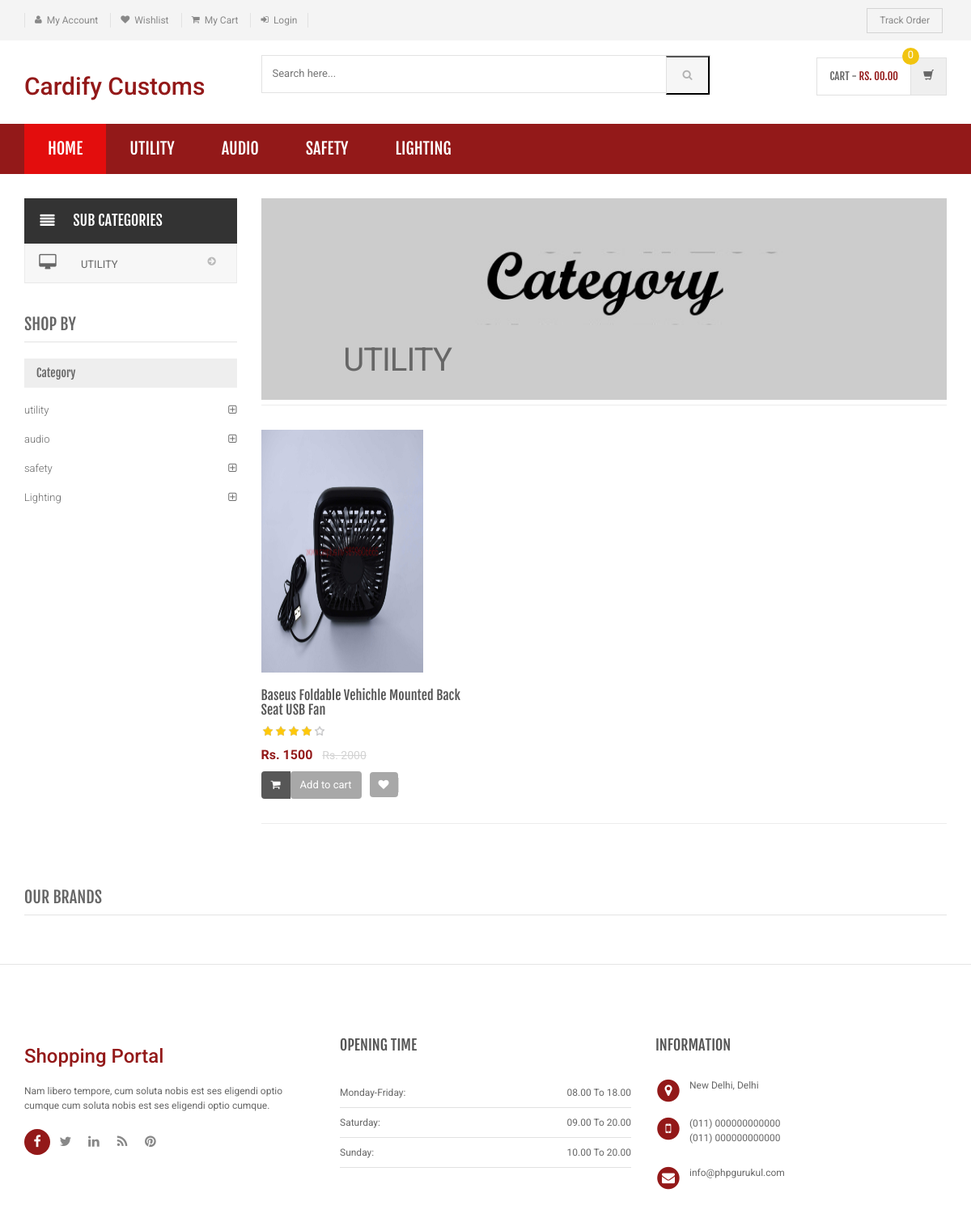
The page /category.php?cid=3 on the database its author committed.
### tables this page shows
CREATE TABLE `category` (
  `id` int(11) NOT NULL,
  `categoryName` varchar(255) DEFAULT NULL,
  `categoryDescription` longtext DEFAULT NULL,
  `creationDate` timestamp NOT NULL DEFAULT current_timestamp(),
  `updationDate` varchar(255) DEFAULT NULL
);

CREATE TABLE `subcategory` (
  `id` int(11) NOT NULL,
  `categoryid` int(11) DEFAULT NULL,
  `subcategory` varchar(255) DEFAULT NULL,
  `creationDate` timestamp NULL DEFAULT current_timestamp(),
  `updationDate` varchar(255) DEFAULT NULL
);

CREATE TABLE `products` (
  `id` int(11) NOT NULL,
  `category` int(11) NOT NULL,
  `subCategory` int(11) DEFAULT NULL,
  `productName` varchar(255) DEFAULT NULL,
  `productCompany` varchar(255) DEFAULT NULL,
  `productPrice` int(11) DEFAULT NULL,
  `productPriceBeforeDiscount` int(11) DEFAULT NULL,
  `productDescription` longtext DEFAULT NULL,
  `productImage1` varchar(255) DEFAULT NULL,
  `productImage2` varchar(255) DEFAULT NULL,
  `productImage3` varchar(255) DEFAULT NULL,
  `shippingCharge` int(11) DEFAULT NULL,
  `productAvailability` varchar(255) DEFAULT NULL,
  `postingDate` timestamp NULL DEFAULT current_timestamp(),
  `updationDate` varchar(255) DEFAULT NULL
);

### category.php (the view, shortened to what this page needs)
<?php
include('includes/config.php');
$cid=intval($_GET['cid']);
?>
<!DOCTYPE html>
<html lang="en">
	<head>
	    <link rel="stylesheet" href="assets/css/bootstrap.min.css">
	    <link rel="stylesheet" href="assets/css/main.css">
	    <link rel="stylesheet" href="assets/css/green.css">
	    <link rel="stylesheet" href="assets/css/owl.carousel.css">
		<link rel="stylesheet" href="assets/css/owl.transitions.css">
		<link href="assets/css/lightbox.css" rel="stylesheet">
		<link rel="stylesheet" href="assets/css/animate.min.css">
		<link rel="stylesheet" href="assets/css/rateit.css">
		<link rel="stylesheet" href="assets/css/bootstrap-select.min.css">
		<link rel="stylesheet" href="assets/css/config.css">
		<link href="assets/css/green.css" rel="alternate stylesheet" title="Green color">
		<link href="assets/css/blue.css" rel="alternate stylesheet" title="Blue color">
		<link href="assets/css/red.css" rel="alternate stylesheet" title="Red color">
		<link href="assets/css/orange.css" rel="alternate stylesheet" title="Orange color">
		<link href="assets/css/dark-green.css" rel="alternate stylesheet" title="Darkgreen color">
		<link rel="stylesheet" href="assets/css/font-awesome.min.css">
	</head>
    <body class="cnt-home">
<header class="header-style-1">
<?php include('includes/top-header.php');?>
<?php include('includes/main-header.php');?>
<?php include('includes/menu-bar.php');?>
</header>
<div class="body-content outer-top-xs">
	<div class='container'>
		<div class='row outer-bottom-sm'>
			<div class='col-md-3 sidebar'>
<div class="side-menu animate-dropdown outer-bottom-xs">
<div class="side-menu animate-dropdown outer-bottom-xs">
    <div class="head"><i class="icon fa fa-align-justify fa-fw"></i>Sub Categories</div>
    <nav class="yamm megamenu-horizontal" role="navigation">
        <ul class="nav">
            <li class="dropdown menu-item">
              <?php $sql=mysqli_query($con,"select id,subcategory  from subcategory where categoryid='$cid'");
while($row=mysqli_fetch_array($sql))
{
    ?>
                <a href="sub-category.php?scid=<?php echo $row['id'];?>" class="dropdown-toggle"><i class="icon fa fa-desktop fa-fw"></i>
                <?php echo $row['subcategory'];?></a>
                <?php }?>
</li>
</ul>
    </nav>
</div>
</div>
	            <div class="sidebar-module-container">
	            	<h3 class="section-title">shop by</h3>
	            	<div class="sidebar-filter">
<div class="sidebar-widget wow fadeInUp outer-bottom-xs ">
	<div class="widget-header m-t-20">
		<h4 class="widget-title">Category</h4>
	</div>
	<div class="sidebar-widget-body m-t-10">
	         <?php $sql=mysqli_query($con,"select id,categoryName  from category");
while($row=mysqli_fetch_array($sql))
{
    ?>
		<div class="accordion">
	    	<div class="accordion-group">
	            <div class="accordion-heading">
	                <a href="category.php?cid=<?php echo $row['id'];?>"  class="accordion-toggle collapsed">
	                   <?php echo $row['categoryName'];?>
	                </a>
	            </div>
	        </div>
	    </div>
	    <?php } ?>
	</div>
</div>
	            	</div>
	            </div>
            </div>
			<div class='col-md-9'>
	<div id="category" class="category-carousel hidden-xs">
		<div class="item">
			<div class="image">
				<img src="assets/images/banners/cat-banner-1.jpg" alt="" class="img-responsive">
			</div>
			<div class="container-fluid">
				<div class="caption vertical-top text-left">
					<div class="big-text">
						<br />
					</div>
					       <?php $sql=mysqli_query($con,"select categoryName  from category where id='$cid'");
while($row=mysqli_fetch_array($sql))
{
    ?>
					<div class="excerpt hidden-sm hidden-md">
						<?php echo htmlentities($row['categoryName']);?>
					</div>
			<?php } ?>
				</div>
			</div>
		</div>
</div>
				<div class="search-result-container">
					<div id="myTabContent" class="tab-content">
						<div class="tab-pane active " id="grid-container">
							<div class="category-product  inner-top-vs">
								<div class="row">
			<?php
$ret=mysqli_query($con,"select * from products where category='$cid'");
$num=mysqli_num_rows($ret);
if($num>0)
{
while ($row=mysqli_fetch_array($ret))
{?>
		<div class="col-sm-6 col-md-4 wow fadeInUp">
			<div class="products">
	<div class="product">
		<div class="product-image">
			<div class="image">
				<a href="product-details.php?pid=<?php echo htmlentities($row['id']);?>"><img  src="assets/images/blank.gif" data-echo="admin/productimages/<?php echo htmlentities($row['id']);?>/<?php echo htmlentities($row['productImage1']);?>" alt="" width="200" height="300"></a>
			</div>
		</div>
		<div class="product-info text-left">
			<h3 class="name"><a href="product-details.php?pid=<?php echo htmlentities($row['id']);?>"><?php echo htmlentities($row['productName']);?></a></h3>
			<div class="rating rateit-small"></div>
			<div class="product-price">
				<span class="price">
					Rs. <?php echo htmlentities($row['productPrice']);?>			</span>
										     <span class="price-before-discount">Rs. <?php echo htmlentities($row['productPriceBeforeDiscount']);?></span>
			</div>
		</div>
					<div class="cart clearfix animate-effect">
				<div class="action">
					<ul class="list-unstyled">
						<li class="add-cart-button btn-group">
								<?php if($row['productAvailability']=='In Stock'){?>
										<button class="btn btn-primary icon" data-toggle="dropdown" type="button">
								<i class="fa fa-shopping-cart"></i>
							</button>
							<a href="category.php?page=product&action=add&id=<?php echo $row['id']; ?>">
							<button class="btn btn-primary" type="button">Add to cart</button></a>
								<?php } else {?>
							<div class="action" style="color:red">Out of Stock</div>
					<?php } ?>
						</li>
		                <li class="lnk wishlist">
							<a class="add-to-cart" href="category.php?pid=<?php echo htmlentities($row['id'])?>&&action=wishlist" title="Wishlist">
								 <i class="icon fa fa-heart"></i>
							</a>
						</li>
					</ul>
				</div>
			</div>
			</div>
			</div>
		</div>
	  <?php } } else {?>
		<div class="col-sm-6 col-md-4 wow fadeInUp"> <h3>No Product Found</h3>
		</div>
<?php } ?>
										</div>
							</div>
						</div>
				</div>
			</div>
		</div></div>
		<?php include('includes/brands-slider.php');?>
</div>
</div>
<?php include('includes/footer.php');?>
</body>
</html>

### includes/menu-bar.php (shortened to what this page needs)
<div class="header-nav animate-dropdown">
    <div class="container">
        <div class="yamm navbar navbar-default" role="navigation">
            <div class="nav-bg-class">
                <div class="navbar-collapse collapse" id="mc-horizontal-menu-collapse">
	<div class="nav-outer">
		<ul class="nav navbar-nav">
			<li class="active dropdown yamm-fw">
				<a href="index.php" data-hover="dropdown" class="dropdown-toggle">Home</a>
			</li>
              <?php $sql=mysqli_query($con,"select id,categoryName  from category limit 6");
while($row=mysqli_fetch_array($sql))
{
    ?>
			<li class="dropdown yamm">
				<a href="category.php?cid=<?php echo $row['id'];?>"> <?php echo $row['categoryName'];?></a>
			</li>
			<?php } ?>
		</ul>
		<div class="clearfix"></div>
	</div>
</div>
            </div>
        </div>
    </div>
</div>

### rows shown on the page
category: categoryName "UTILITY", categoryName "utility"
category: categoryName "AUDIO", categoryName "audio"
category: categoryName "SAFETY", categoryName "safety"
category: categoryName "LIGHTING", categoryName "Lighting"
subcategory: subcategory "UTILITY"
products: productImage1 (picture), productName "Baseus Foldable Vehichle Mounted Back Seat USB Fan", productPrice "1500", productPriceBeforeDiscount "2000"
